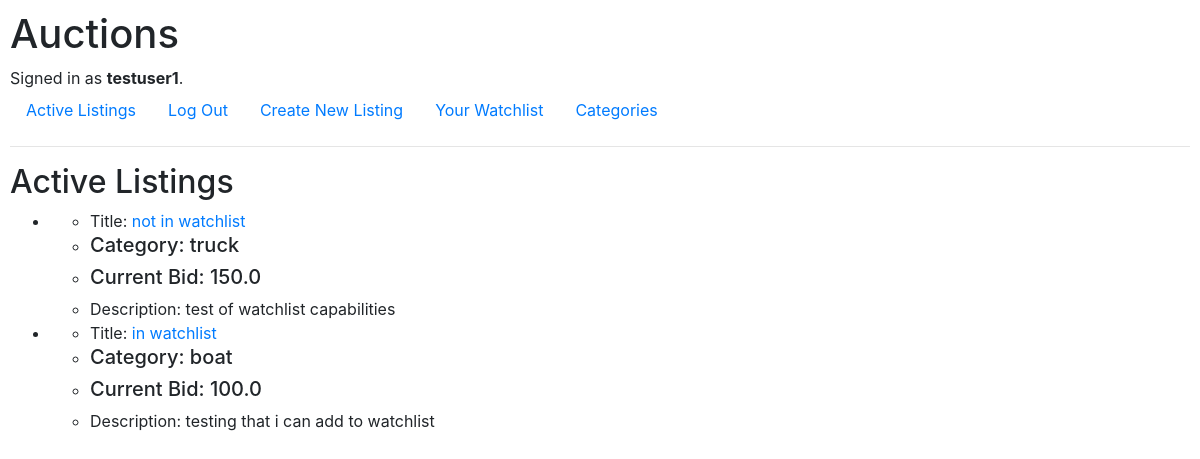
Screenshot of / (signed in) with the database file from the repository.
### auctions/models.py (models this page shows)
class User(AbstractUser):
    watchlist = models.ManyToManyField(Listing, null=True)

class Listing(models.Model):
    title = models.CharField(max_length=100)
    description = models.TextField()
    startingBid = models.FloatField()
    category = models.CharField(max_length=100)
    image = models.URLField()
    currentBid = models.FloatField()
    highestBidder = models.ForeignKey("User", on_delete=models.DO_NOTHING, null = True, related_name="highestBidder")
    creator = models.ForeignKey("User", on_delete=models.CASCADE, null=True, related_name="creator")
    active = models.BooleanField(default=True)
    winner = models.ForeignKey("User", on_delete=models.DO_NOTHING, null=True, related_name="winner")
    comments = models.ManyToManyField(Comment, null=True)

### auctions/views.py (the view)
# urls.py: path("", views.index, name="index"),
def index(request):
    listings = models.Listing.objects.all()
    context = {"listings": listings}
    return render(request, "auctions/index.html", context)

### auctions/templates/auctions/index.html (shortened to what this page needs)
{% extends "auctions/layout.html" %}
{% block body %}
    <h2>Active Listings</h2>
    <ul>
        {% for listing in listings %}
            {% if listing.active %}
                <li>
                    <ul>
                        <li>Title: <a href={% url "listingPage" listingId=listing.id %}>{{listing.title}}</a></li>
                        <li><h5>Category: {{listing.category}}</h5></li>
                        <li><h5>Current Bid: {{listing.currentBid}}</h5></li>
                        <li>Description: {{listing.description}}</li>
                    </ul>
                </li>
            {% endif %}
        {% endfor %}
    </ul>
{% endblock %}

### auctions/templates/auctions/layout.html (shortened to what this page needs)
{% load static %}
<!DOCTYPE html>
<html lang="en">
    <head>
        <link rel="stylesheet" href="https://stackpath.bootstrapcdn.com/bootstrap/4.4.1/css/bootstrap.min.css">
        <link href="{% static 'auctions/styles.css' %}" rel="stylesheet">
    </head>
    <body>
        <h1>Auctions</h1>
        <div>
            {% if user.is_authenticated %}
                Signed in as <strong>{{ user.username }}</strong>.
            {% else %}
                Not signed in.
            {% endif %}
        </div>
        <ul class="nav">
            <li class="nav-item">
                <a class="nav-link" href="{% url 'index' %}">Active Listings</a>
            </li>
            {% if user.is_authenticated %}
                <li class="nav-item">
                    <a class="nav-link" href="{% url 'logout' %}">Log Out</a>
                </li>
                <li class="nav-item">
                    <a class="nav-link" href="{% url 'createListing' %}">Create New Listing</a>
                </li>
                <li class="nav-item">
                    <a class="nav-link" href="{% url 'watchlist' %}">Your Watchlist</a>
                </li>
                <li class="nav-item">
                    <a class="nav-link" href="{% url 'categories' %}">Categories</a>
                </li>
            {% endif %}
        </ul>
        <hr>
        {% block body %}
        {% endblock %}
    </body>
</html>

### auctions/static/auctions/styles.css (style rules this page uses)
body { padding: 10px; }

### rows the page displays
User: username "testuser1"
Listing: title "not in watchlist", category "truck", currentBid "150.0", description "test of watchlist capabilities"
Listing: title "in watchlist", category "boat", currentBid "100.0", description "testing that i can add to watchlist"
